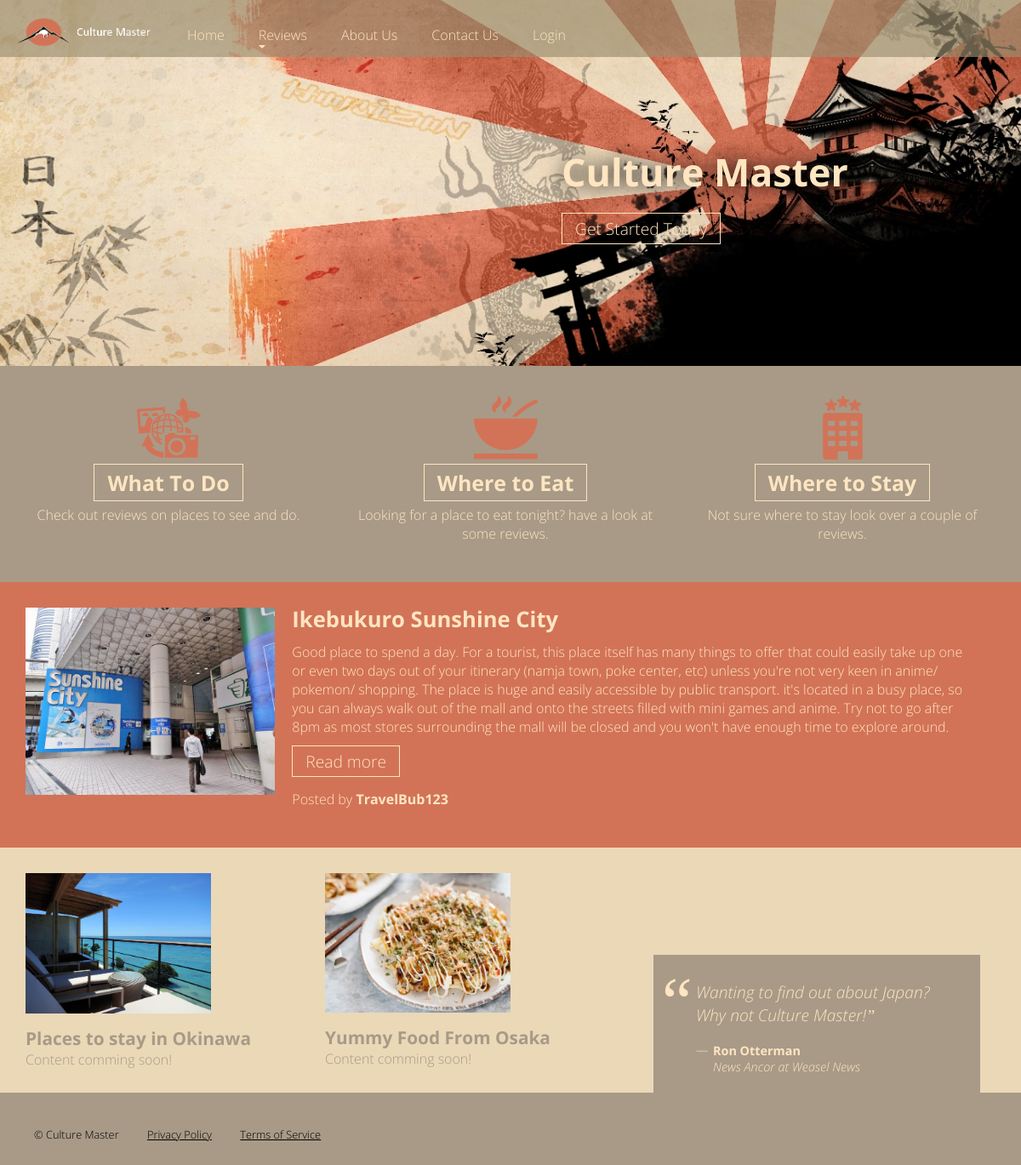
Before: /home/ with the older database file.
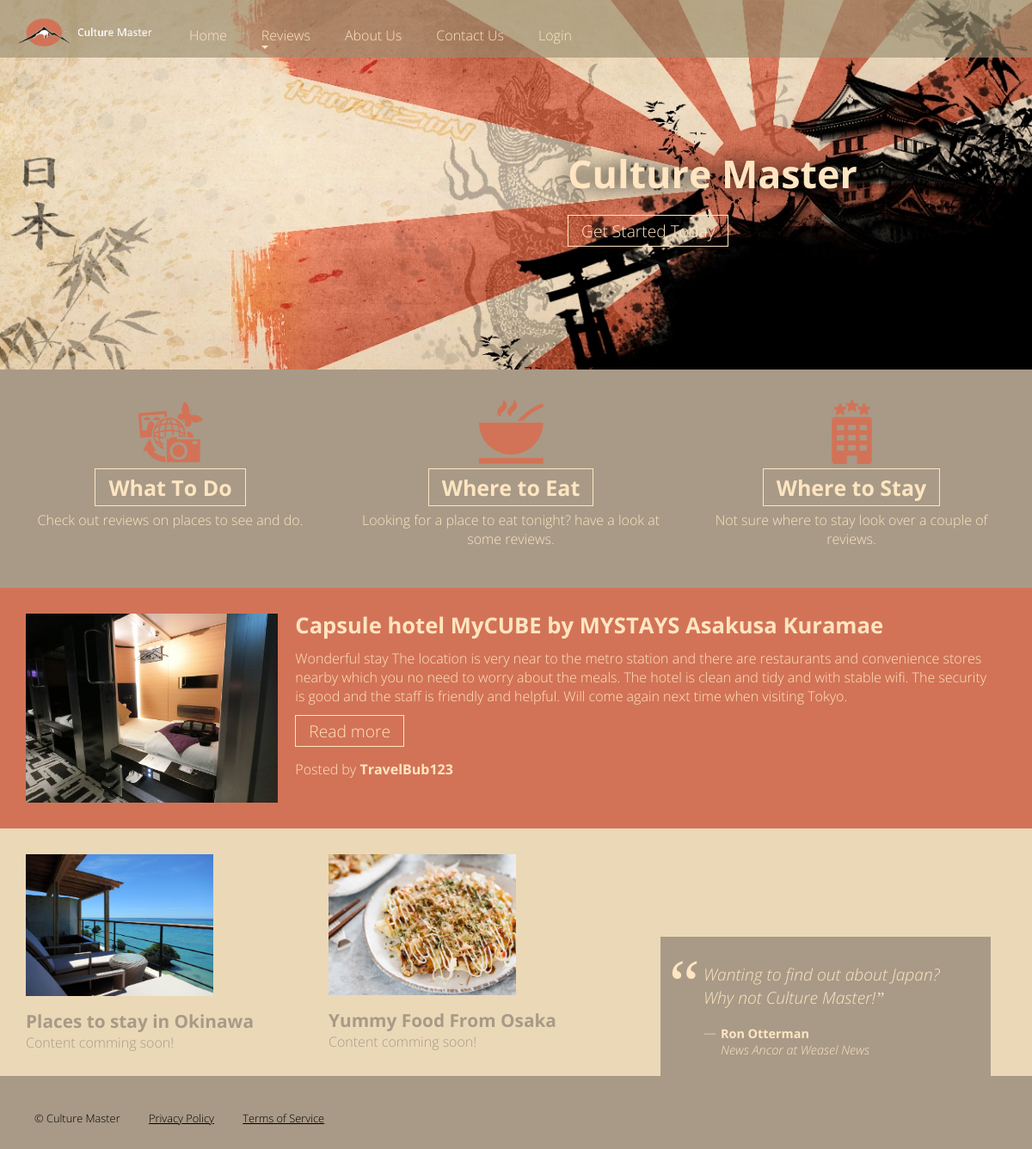
After: the same page with the newer database file.
### home/models.py (models this page shows, shortened)
class Review(models.Model):
    TYPE_CHOICES =(
        ('Food' ,'Food'),
        ('Activities', 'Activities'),
        ('Accommodation','Accommodation')
    )
    title = models.CharField(max_length=50)
    type = models.CharField(choices=TYPE_CHOICES, max_length=30, default=2)
    content = models.CharField(max_length=4096)
    poster = models.ForeignKey(settings.AUTH_USER_MODEL, on_delete=models.SET_NULL, null=True)
    posted = models.CharField(max_length=10, default=timezone.now)
    image = models.ImageField(upload_to='review_Images/')
    readonly_fields=('posted', 'poster')

### home/views.py (the view)
# urls.py: path('home/', include('home.urls')),
def home(request):
    queryset1 = Review.objects.order_by('-posted')[:1]
    meta = {
        'title': 'Home',
        'companyName': companyName,
        'review_list': queryset1,
        'description': companyName +' home page where you can see a quick rundown of the page and its features'
    }
    return render(request, 'home/home.html', meta)

### home/templates/home/home.html
{% extends "base.html" %}
{% load static %}
{% block content %}
<section class="main">
  <aside>
    <div class="content trending">
      <h3><a class="btn" href="{% url 'reviews_list_strd' %}">What To Do</a></h3>
      <p>Check out reviews on places to see and do.</p>
    </div>
  </aside>
  <aside>
    <div class="content find">
      <h3><a class="btn" href="{% url 'reviews_list_strd' %}">Where to Eat</a></h3>
      <p>Looking for a place to eat tonight? have a look at some reviews.</p>
    </div>
  </aside>
  <aside>
    <div class="content tools">
      <h3><a class="btn" href="{% url 'reviews_list_strd' %}">Where to Stay</a></h3>
      <p>Not sure where to stay look over a couple of reviews.</p>
    </div>
  </aside>
</section>
<section class="atmo">
  <article>
      {% if review_list %}
          {% for i in review_list %}
     <img class="imageNew" id="reviewImage" src="{{i.image.url}}">
    <h2>{{ i.title|capfirst }}</h2>
    <p>{{ i.content }}</p>
    <a class="btn" title="Launching" href="{% url 'review_detail' i.id %}">Read more</a>
    <p class="poster">Posted by <strong>{{i.poster}}</strong></p>
          {% endfor %}
        {% else %}
        <p>There are no reviews to display.</p>
        {% endif %}
  </article>
</section>
<section class="Phase">
  <aside>
    <div class="content">
        <img class="imgg" alt="Phase 2" src="{% static 'images/Okinawa_Place_to_Stay.png' %}" />
      <h4>Places to stay in Okinawa</h4>
      <p>Content comming soon!</p>
    </div>
  </aside>
  <aside>
    <div class="content">
      <img class="imgg" alt="Phase 3" src="{% static 'images/Yummy_Food_From_Osaka.png' %}">
      <h4>Yummy Food From Osaka</h4>
      <p>Content comming soon!</p>
    </div>
  </aside>
  <blockquote>
    <p class="quote">Wanting to find out about Japan? Why not {{ companyName }}!</p>
    <p class="credit"><strong>Ron Otterman</strong><br><em>News Ancor at Weasel News</em></p>
  </blockquote>
</section>
{% endblock %}

Changed rows visible on the page:
no longer on this page (row unchanged): Review: image (picture), title "Ikebukuro Sunshine City", content "Good place to spend a day. For a tourist, this place itself has many things to offer that could easily take up one or even two days out of your itinerary (namja town, poke center, etc) unless you're not very keen in anime/ pokemon/ shopping. The place is huge and easily accessible by public transport. it's located in a busy place, so you can always walk out of the mall and onto the streets filled with mini games and anime. Try not to go after 8pm as most stores surrounding the mall will be closed and you won't have enough time to explore around.", poster "TravelBub123"
added Review: image (picture), title "Capsule hotel MyCUBE by MYSTAYS Asakusa Kuramae", content "Wonderful stay The location is very near to the metro station and there are restaurants and convenience stores nearby which you no need to worry about the meals. The hotel is clean and tidy and with stable wifi. The security is good and the staff is friendly and helpful. Will come again next time when visiting Tokyo.", poster "TravelBub123"
